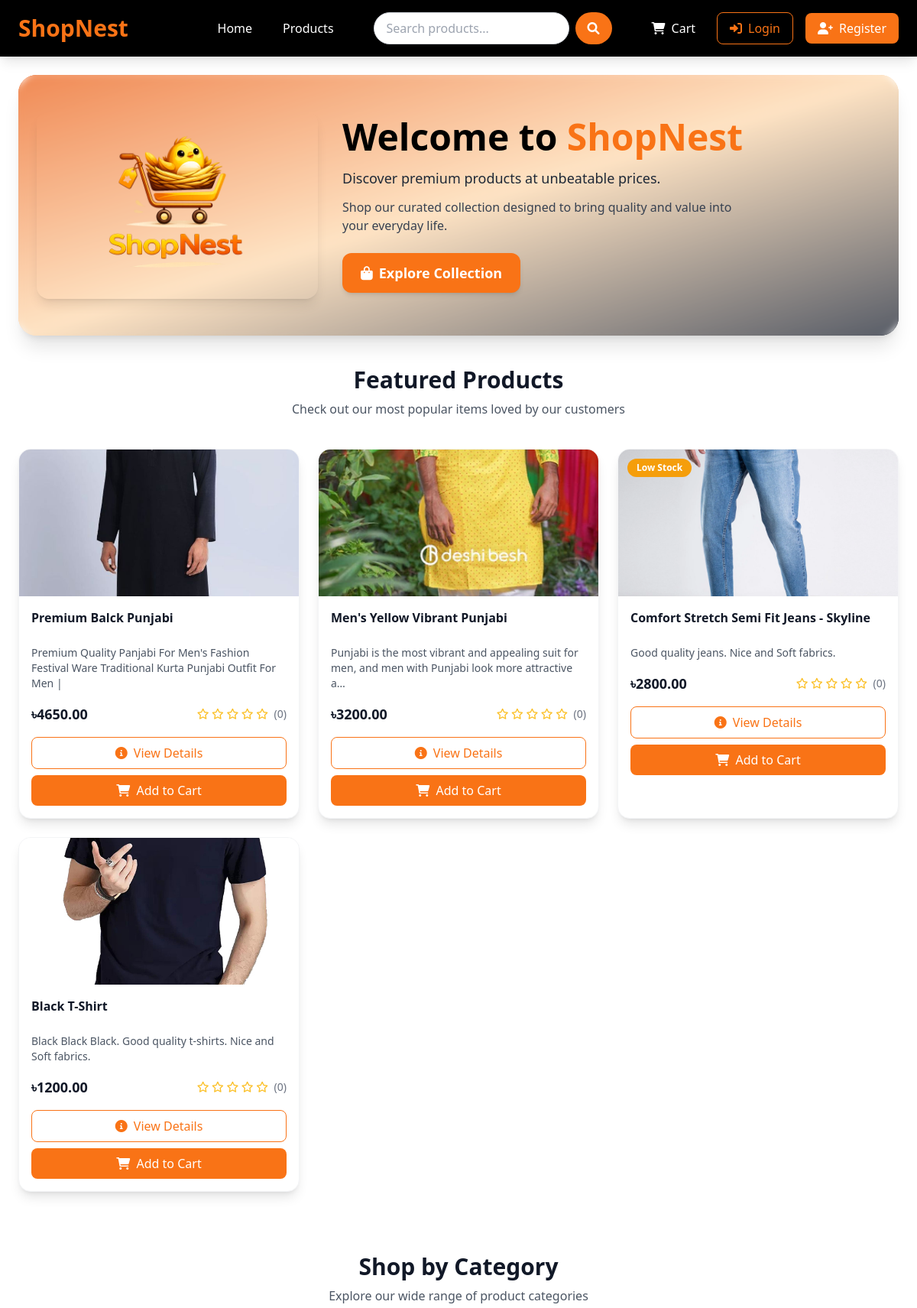
The app's page / (upper part), older data.
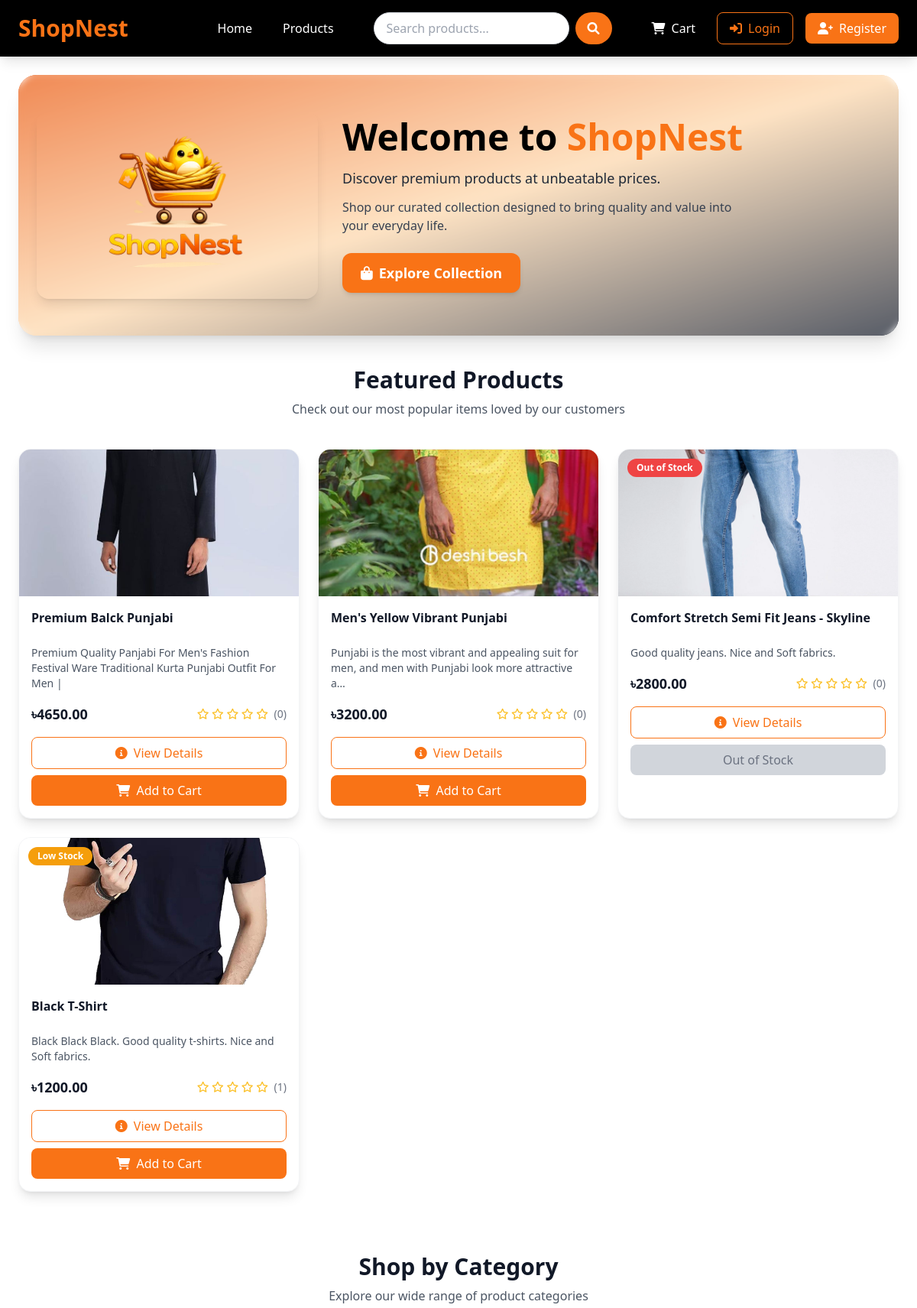
The same page, newer data.
### shop/models.py (models this page shows, shortened)
class Product(models.Model):
    name = models.CharField(max_length=100)
    slug = models.SlugField(max_length=200, unique=True)
    category = models.ForeignKey(Category, on_delete=models.CASCADE, related_name='products')
    description = models.TextField()
    price = models.DecimalField(max_digits=10, decimal_places=2)                            # 405.99
    stock = models.PositiveBigIntegerField(default=1)                                       # 1 product minimum
    available = models.BooleanField(default=True)                                           # if the product is available or not; By default Available, can make is unavailable
    created_at = models.DateTimeField(auto_now_add=True)
    updated_at = models.DateTimeField(auto_now=True)
    image = models.ImageField(upload_to='products/%Y/%m/%d')                                 # images will be uploaded to the product folder based on date
    def average_rating(self):
        ratings = self.rating.all()                                                            # 'self.rating.all()'--> here 'rating' is the "related_name='ratings'" of Rating model
        if ratings.count > 0:
            return sum([i.rating for i in ratings])/ratings.count()

### shop/views.py (the view)
# urls.py: 2. Add a URL to urlpatterns:  path('', views.home, name='home')
def home(request):
    featured_products = models.Product.objects.filter(available=True).order_by('-created_at')[:8]                   # Query set- 8 products in descending order
    categories = models.Category.objects.all()
    context = {
        'featured_products' : featured_products,
        'categories' : categories
    }
    return render(request, 'shop/home.html', context)

### shop/context_processor.py (called while the page is built)
def cart_items_count(request):
    if request.user.is_authenticated:
        try:
            cart = Cart.objects.get(user=request.user)
            return {'cart_items_count' : cart.get_total_items()}                      # "cart_items_count" can be used globally in very view
        except Cart.DoesNotExist:
            {'cart_items_count' : 0}
    return {'cart_items_count' : 0}

### templates/shop/home.html (shortened to what the changed rows need)
{% extends 'base.html' %}
{% load static %}
{% block content %}
<section class="relative mb-10 rounded-3xl overflow-hidden shadow-xl">
    <div class="relative max-w-7xl mx-auto px-6 py-10 md:py-12">
        <div class="flex flex-col lg:flex-row items-center gap-8">
            <div class="flex-1 text-center lg:text-left">
                <h1 class="font-extrabold text-3xl md:text-4xl lg:text-5xl mb-4 text-black leading-tight">
                    Welcome to
                    <span class="text-orange-500">ShopNest</span>
                </h1>
            </div>
        </div>
    </div>
</section>
<div class="max-w-7xl mx-auto mb-12">
    <div class="text-center mb-10">
        <h2 class="font-bold text-2xl md:text-3xl text-gray-900 mb-2">Featured Products</h2>
    </div>
    <div class="grid grid-cols-1 sm:grid-cols-2 lg:grid-cols-3 gap-6">
        {% for product in featured_products %}
        <div class="bg-white rounded-2xl shadow-lg overflow-hidden transition duration-300 hover:shadow-2xl hover:scale-105 border border-gray-100 flex flex-col h-full">
            <div class="relative h-48 flex-shrink-0 overflow-hidden group">
                {% if product.image %}
                <img src="{{ product.image.url }}" class="w-full h-full object-cover transition duration-500 group-hover:scale-105" alt="{{ product.name }}">
                {% else %}
                <div class="w-full h-full bg-gray-100 flex items-center justify-center">
                    <i class="fas fa-image fa-4x text-gray-300"></i>
                </div>
                {% endif %}
                {% if product.stock <= 5 and product.stock > 0 %}
                <span class="absolute top-3 left-3 bg-amber-500 text-white text-xs font-semibold px-3 py-1 rounded-full">Low Stock</span>
                {% elif product.stock <= 0 %}
                <span class="absolute top-3 left-3 bg-red-500 text-white text-xs font-semibold px-3 py-1 rounded-full">Out of Stock</span>
                {% endif %}
            </div>
            <div class="p-4 flex flex-col flex-1 min-h-0">
                <h5 class="font-semibold text-gray-900 mb-2 line-clamp-2 min-h-[2.5rem]">{{ product.name }}</h5>
                <p class="text-gray-600 text-sm mb-4 line-clamp-3">{{ product.description|truncatechars:100 }}</p>
                <div class="flex justify-between items-center mb-4">
                    <span class="font-bold text-lg text-gray-900">৳{{ product.price }}</span>
                    <div class="text-amber-400 text-sm">
                        {% for i in "12345" %}
                        {% if forloop.counter <= product.average_rating %}
                        <i class="fas fa-star"></i>
                        {% else %}
                        <i class="far fa-star"></i>
                        {% endif %}
                        {% endfor %}
                        <span class="text-gray-500 ml-1">({{ product.ratings.count }})</span>
                    </div>
                </div>
                <div class="space-y-2">
                    <a href="{% url 'product_detail' product.slug %}" class="block w-full text-center border border-orange-500 text-orange-500 hover:bg-orange-500 hover:text-white px-4 py-2 rounded-lg font-medium transition duration-300">
                        <i class="fas fa-info-circle mr-1"></i> View Details
                    </a>
                    <form action="{% url 'cart_add' product.id %}" method="post">
                        {% if product.stock > 0 %}
                        <button type="submit" class="w-full bg-orange-500 text-white rounded-lg px-4 py-2 font-medium hover:bg-black transition duration-300">
                            <i class="fas fa-shopping-cart mr-1"></i> Add to Cart
                        </button>
                        {% else %}
                        <button type="button" class="w-full bg-gray-300 text-gray-500 rounded-lg px-4 py-2 font-medium cursor-not-allowed" disabled>
                            Out of Stock
                        </button>
                        {% endif %}
                    </form>
                </div>
            </div>
        </div>
        {% empty %}
        <div class="col-span-full">
            <div class="bg-blue-50 border border-blue-200 rounded-2xl p-6 text-center">No featured products available at the moment.</div>
        </div>
        {% endfor %}
    </div>
</div>
<div class="max-w-7xl mx-auto mb-12 pt-8">
    <div class="text-center mb-10">
        <h2 class="font-bold text-2xl md:text-3xl text-gray-900 mb-2">Shop by Category</h2>
    </div>
</div>
{% endblock %}

Row changes from the older to the newer data that the page shows:
changed Product "Comfort Stretch Semi Fit Jeans - Skyline": stock "Low Stock Add to Cart" → "Out of Stock Out of Stock"
changed Product "Black T-Shirt": ratings.count "0" → "1"; now shows "Low Stock"
